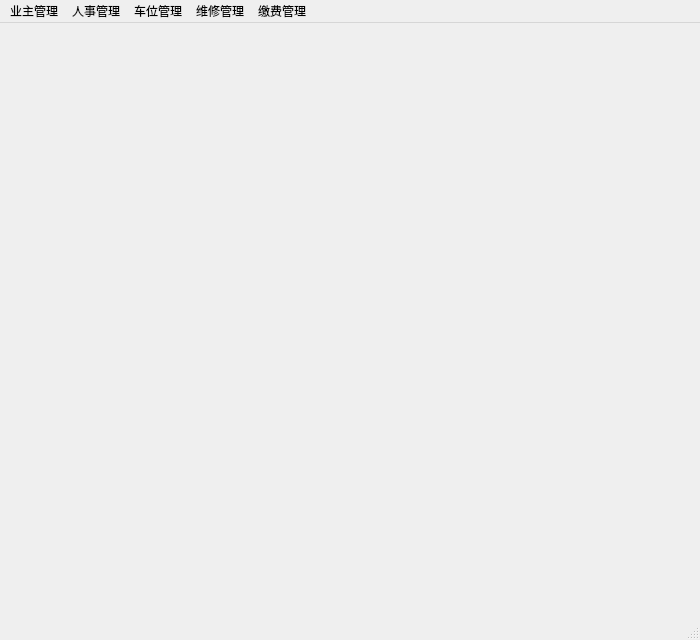
<?xml version="1.0" encoding="UTF-8"?>
<ui version="4.0">
 <class>worker_MainWindow</class>
 <widget class="QMainWindow" name="worker_MainWindow">
  <property name="geometry">
   <rect>
    <x>0</x>
    <y>0</y>
    <width>700</width>
    <height>640</height>
   </rect>
  </property>
  <property name="windowTitle">
   <string>MainWindow</string>
  </property>
  <property name="styleSheet">
   <string notr="true">
</string>
  </property>
  <widget class="QWidget" name="centralwidget"/>
  <widget class="QMenuBar" name="menubar">
   <property name="geometry">
    <rect>
     <x>0</x>
     <y>0</y>
     <width>700</width>
     <height>26</height>
    </rect>
   </property>
   <widget class="QMenu" name="menu">
    <property name="title">
     <string>业主管理</string>
    </property>
    <addaction name="action"/>
   </widget>
   <widget class="QMenu" name="menu_2">
    <property name="title">
     <string>人事管理</string>
    </property>
    <addaction name="actionrenshi"/>
    <addaction name="action_3"/>
    <addaction name="action_4"/>
    <addaction name="action_10"/>
   </widget>
   <widget class="QMenu" name="menu_3">
    <property name="title">
     <string>车位管理</string>
    </property>
    <addaction name="action_5"/>
    <addaction name="action_6"/>
   </widget>
   <widget class="QMenu" name="menu_4">
    <property name="title">
     <string>维修管理</string>
    </property>
    <addaction name="action_2"/>
   </widget>
   <widget class="QMenu" name="menu_5">
    <property name="title">
     <string>缴费管理</string>
    </property>
    <addaction name="action_7"/>
    <addaction name="action_8"/>
    <addaction name="action_9"/>
   </widget>
   <addaction name="menu"/>
   <addaction name="menu_2"/>
   <addaction name="menu_3"/>
   <addaction name="menu_4"/>
   <addaction name="menu_5"/>
  </widget>
  <widget class="QStatusBar" name="statusbar"/>
  <action name="action">
   <property name="text">
    <string>业主信息管理</string>
   </property>
  </action>
  <action name="actionrenshi">
   <property name="text">
    <string>请销假</string>
   </property>
  </action>
  <action name="action_2">
   <property name="text">
    <string>维修管理</string>
   </property>
  </action>
  <action name="action_3">
   <property name="text">
    <string>月度出勤</string>
   </property>
  </action>
  <action name="action_4">
   <property name="text">
    <string>上下班登记</string>
   </property>
  </action>
  <action name="action_5">
   <property name="text">
    <string>车位信息管理 </string>
   </property>
  </action>
  <action name="action_6">
   <property name="text">
    <string>车位出租</string>
   </property>
  </action>
  <action name="action_7">
   <property name="text">
    <string>缴费信息查询</string>
   </property>
  </action>
  <action name="action_8">
   <property name="text">
    <string>缴费维护</string>
   </property>
  </action>
  <action name="action_9">
   <property name="text">
    <string>线下收费</string>
   </property>
  </action>
  <action name="action_10">
   <property name="text">
    <string>审批查询</string>
   </property>
  </action>
 </widget>
 <resources/>
 <connections/>
</ui>
